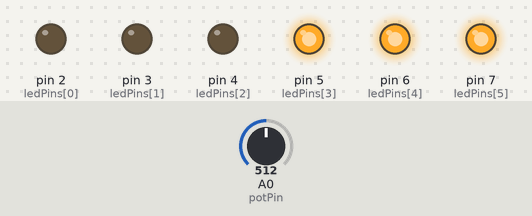
Bench run of a sketch on a simulated Arduino Uno, built with avr-gcc and run on an emulated ATmega328P. On the bench: output pins drawn as LEDs (lit = HIGH). The inputs (shaded band) are chosen by the test bench; at power-on: A0 (potPin) = 512.

Above: at 1.2 s.
1.3 s: A0 (potPin) set to 577
2.8 s: A0 (potPin) set to 600
At 3.5 s:
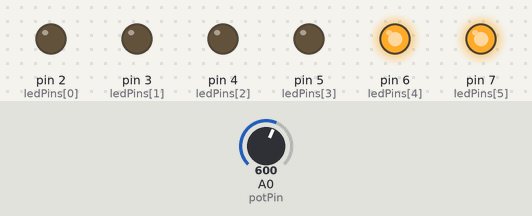
4.3 s: A0 (potPin) set to 306
At 4.7 s:
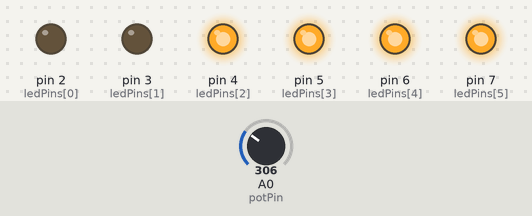
5.8 s: A0 (potPin) set to 276
At 7.0 s:
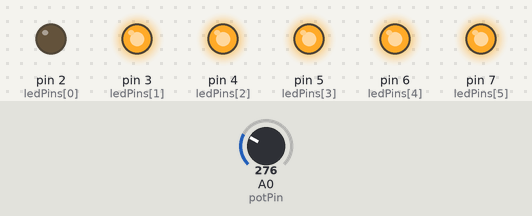
7.3 s: A0 (potPin) set to 153
8.8 s: A0 (potPin) set to 133
At 9.3 s:
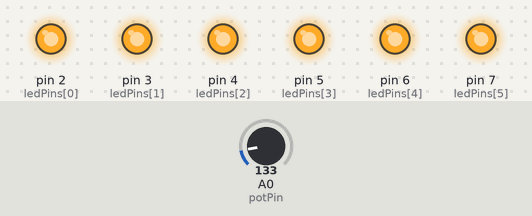
Timing chart, 0 to 11.3 s (numbered marks = the images above; inputs shaded):
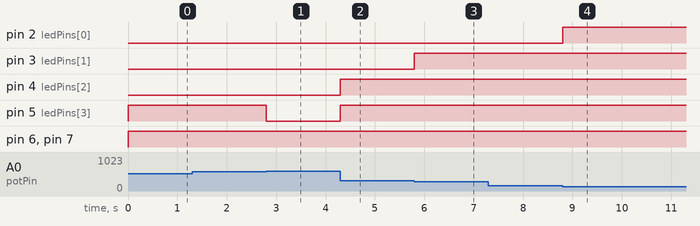

The sketch:

opdracht4.ino
```cpp
// Definieer de pinnen
const int ledPins[] = {2, 3, 4, 5, 6, 7};
const int numLeds = 6;
const int potPin = A0;

// Variabele om de potmeterwaarde bij te houden
int potValue = 0;

void setup() {
  // Stel de LED-pinnen in als output
  for (int i = 0; i < numLeds; i++) {
    pinMode(ledPins[i], OUTPUT);
  }
}

void loop() {
  // Lees de waarde van de potmeter
  potValue = analogRead(potPin);

  // Bereken het aantal LEDs dat uit moet zijn
  int numLedsOff = map(potValue, 0, 1023, 0, numLeds + 1);

  // Zet de LEDs aan of uit op basis van de potmeterwaarde
  for (int i = 0; i < numLeds; i++) {
    if (i < numLedsOff) {
      digitalWrite(ledPins[i], LOW); // LED uit
    } else {
      digitalWrite(ledPins[i], HIGH); // LED aan
    }
  }
}
```

Measured:
- the behaviour switches between 584 and 585 on A0 (potPin) (found by bisection; images 0 and 1)
- the behaviour switches between 293 and 292 on A0 (potPin) (found by bisection; images 2 and 3)
- the behaviour switches between 147 and 146 on A0 (potPin) (found by bisection; images 3 and 4)
- after the input at 1.3 s, every drawn part: stays the same
- after the input at 2.8 s, pin 5 (ledPins[3]): HIGH → LOW at once
- after the input at 4.3 s, pin 4 (ledPins[2]), pin 5 (ledPins[3]): LOW → HIGH at once
- after the input at 5.8 s, pin 3 (ledPins[1]): LOW → HIGH at once
- after the input at 7.3 s, every drawn part: stays the same
- after the input at 8.8 s, pin 2 (ledPins[0]): LOW → HIGH at once
